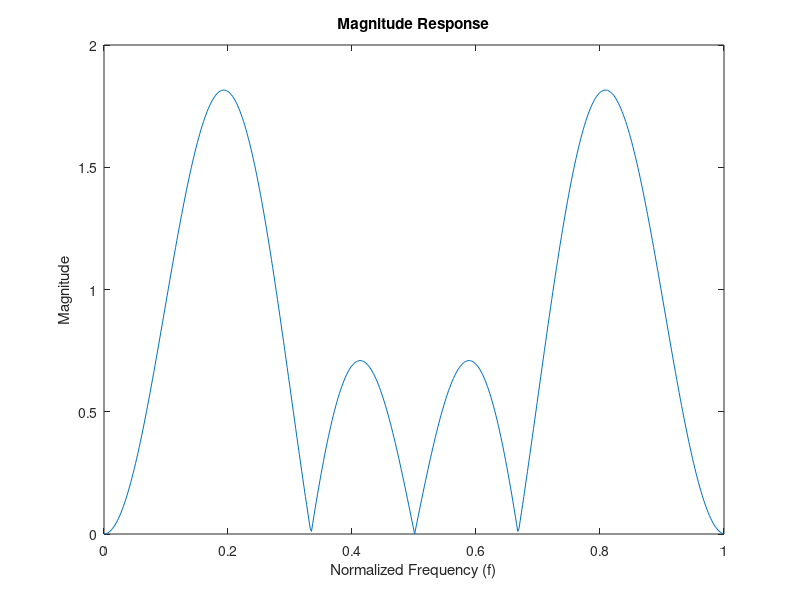
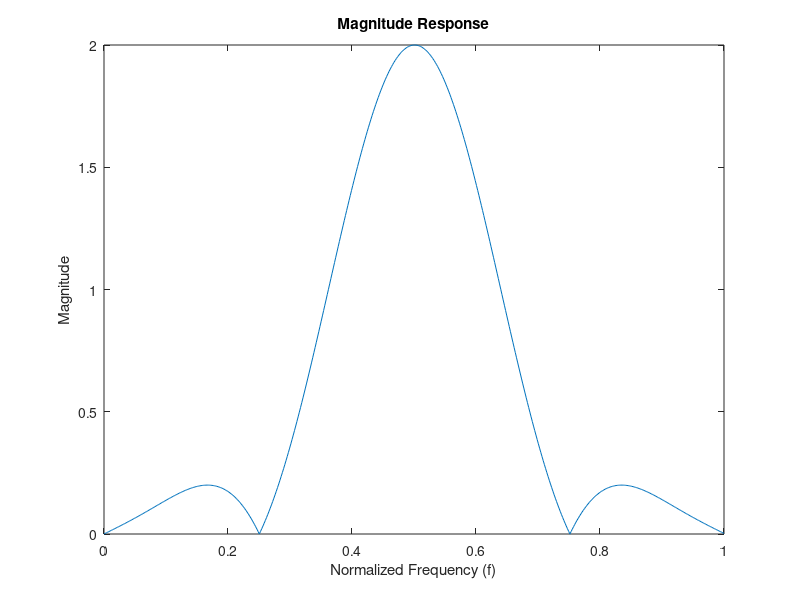

The MATLAB source for these figures, in order:
% Define the impulse response
h = [0.5, 0, -0.5, -0.5, 0, 0.5];
h1 = [0.1, -0.4, 0.5, -0.5, 0.4, -0.1];

% Compute the frequency response
H = fft(h, 512); % 512 is the number of points in the FFT
H2 = fft(h1, 512); % 512 is the number of points in the FFT

% Generate the frequency axis
f = linspace(0, 1, length(H));
f2 = linspace(0, 1, length(H2));
% Plot the magnitude and phase of the frequency response
figure;
plot(f, abs(H));
title('Magnitude Response');
xlabel('Normalized Frequency (f)');
ylabel('Magnitude');

figure;
plot(f2, abs(H2));
title('Magnitude Response');
xlabel('Normalized Frequency (f)');
ylabel('Magnitude');